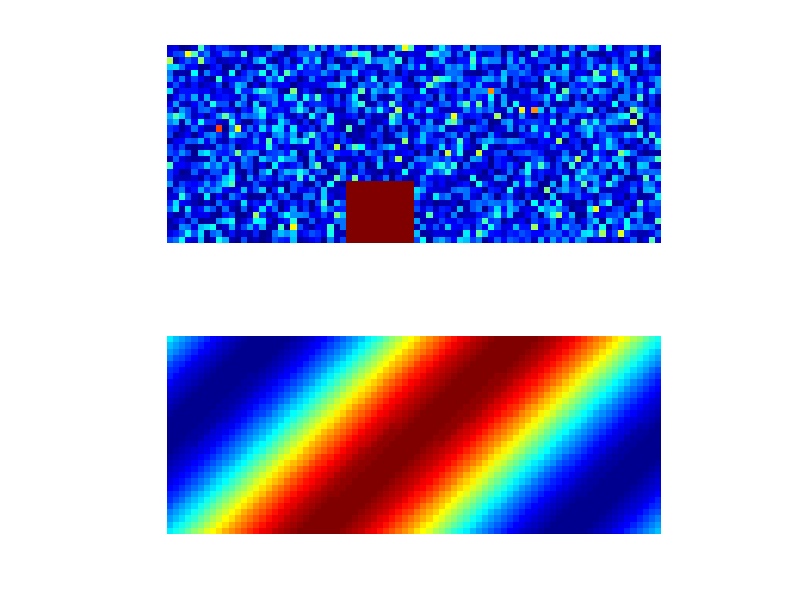
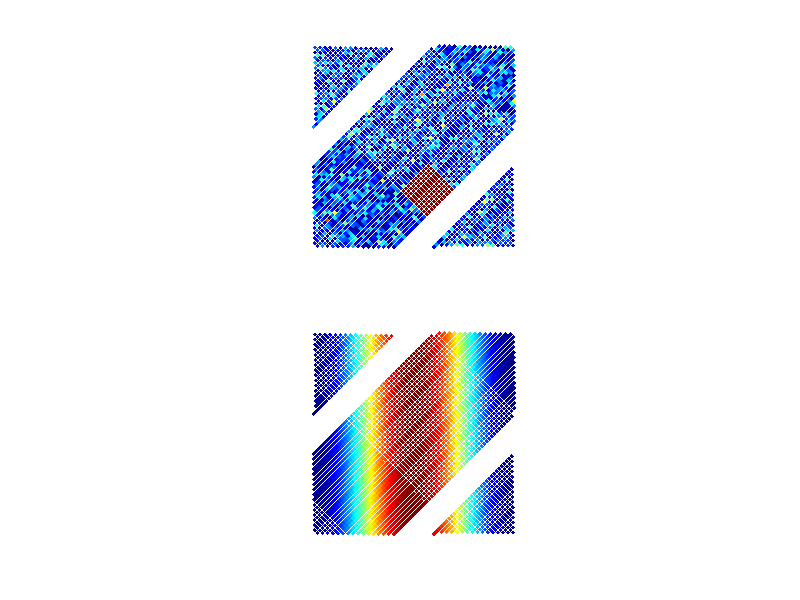

The MATLAB script that drew these images, in order: (Note: this script raises an error after producing the figures.)
clear all;
mu = 0.8;
N=80;
M=floor(mu*N/2);
%M=30;
r = linspace(-pi/2,pi/2,M);
theta = (0:N-1)/N * 2 * pi;
m = abs(randn(M,N));
%m(11:20,40:50)=5;
m(1:10,30:40)=5;
m_next = m;
I = 1.0;
IE = @(x) cos(x);
J1=50;
J0=-50;
W = @(t1,r1,t2,r2) J1/2*(cos(t1-t2-mu*(r1-r2)) + cos(t1-t2+mu*(r1-r2)))+J0;
[R,THETA] = ndgrid(r,theta);
theta_A = mod(THETA-mu*R,2*pi);
theta_B = mod(THETA+mu*R,2*pi);
dt=0.2;
epsilon = 0.5;
h1 = figure(1);
set(gcf, 'Position', [200, 200, 400, 300])
h2 = figure(2);
set(gcf, 'Position', [800, 200, 200, 400])
filename1 = 'cylinder_input.gif';
filename2 = 'cylinder_input2.gif';
show_original_frame = false;
num = numel(m);
shuf = randperm(num);
for t=0:dt:15
    t
    min(min(m))
    max(max(m))
    mean(mean(m))
    
    %Psi_t = min(pi+2*pi*t/10,2*pi+pi);
    Psi_t = pi;
    It = (I+epsilon)*IE(THETA-mu*R-Psi_t);
    
    %if ~show_original_frame
    figure(1);
    subplot(2,1,1)
    imshow(m,[],'Colormap',jet,'InitialMagnification',300);
    axis image manual xy
    axis off
    subplot(2,1,2)
    imshow(It,[],'Colormap',jet,'InitialMagnification',300);
    axis image manual xy
    axis off
    %else
    figure(2);
    subplot(2,1,1)
    colormap jet
    scatter(theta_A(shuf),theta_B(shuf),10,m(shuf),'filled','diamond');
    axis([0, 2*pi, 0, 2*pi])
    axis image manual
    axis off
    subplot(2,1,2)
    scatter(theta_A(shuf),theta_B(shuf),10,It(shuf),'filled','diamond');
    axis([0, 2*pi, 0, 2*pi])
    axis image manual
    axis off
    %end
    if true
        drawnow
        frame1 = getframe(h1);
        frame2 = getframe(h2);
        im1 = frame2im(frame1);
        im2 = frame2im(frame2);
        [imind1,cm1] = rgb2ind(im1,256);
        [imind2,cm2] = rgb2ind(im2,256);
        if t == 0
            imwrite(imind1,cm1,filename1,'gif', 'Loopcount',inf,'DelayTime',0.1);
            imwrite(imind2,cm2,filename2,'gif', 'Loopcount',inf,'DelayTime',0.1);
        else
            imwrite(imind1,cm1,filename1,'gif','WriteMode','append','DelayTime',0.1);
            imwrite(imind2,cm2,filename2,'gif','WriteMode','append','DelayTime',0.1);
        end
    end
    
    
    for i=1:M
        for j=1:N
            t1 = theta(j);
            r1 = r(i);
            w = W(t1,r1,THETA,R);
            s = sum(w(:).*m(:))/N/M ;
            deriv = -m(i,j)+max(0,s+It(i,j));
            m_next(i,j) = m(i,j) + dt * deriv;
        end
    end
    m=m_next;
end